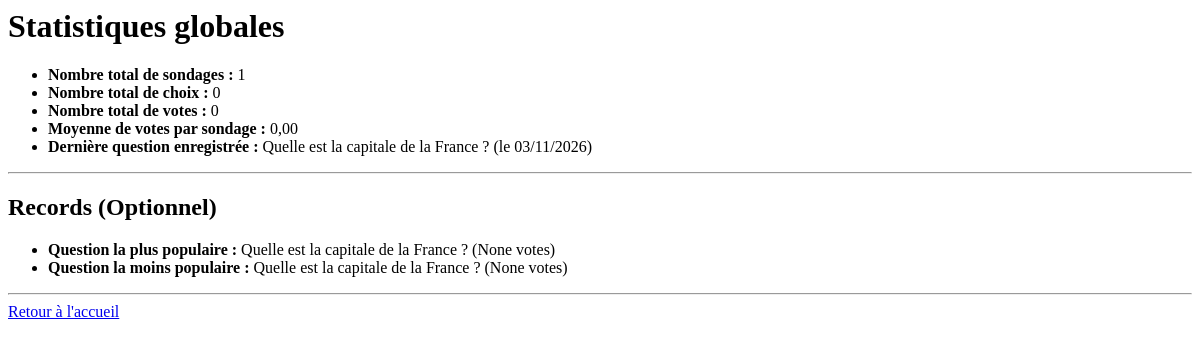
The page /polls/statistics/ on the database as committed earlier.
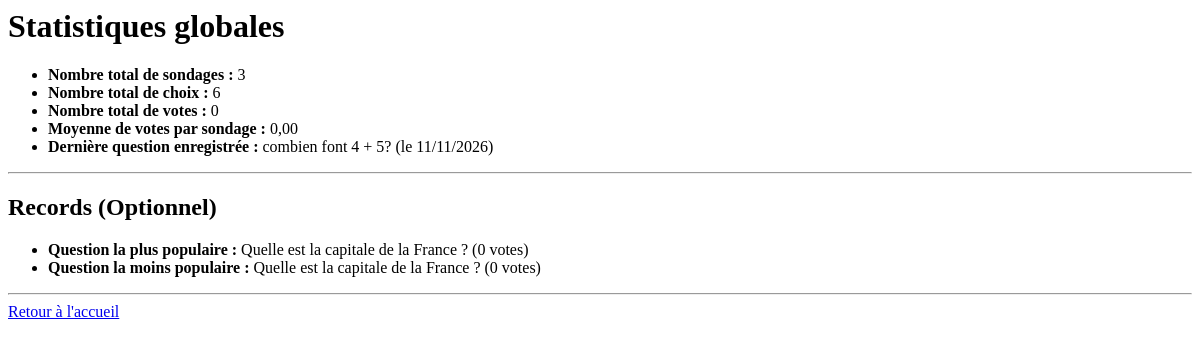
The same page on the database as committed later.
### polls/models.py (models this page shows, shortened)
class Question(models.Model):
    question_text = models.CharField(max_length=200)
    pub_date = models.DateTimeField('date published')
    @classmethod
    def get_most_popular(cls):
        return cls.objects.annotate(total_votes=Sum('choice__votes')).order_by('-total_votes').first()
    @classmethod
    def get_least_popular(cls):
        return cls.objects.annotate(total_votes=Sum('choice__votes')).order_by('total_votes').first()

### polls/views.py (the view)
# urls.py: path("statistics/", views.statistics, name="statistics"),
def statistics(request):
    nb_sondages = Question.objects.count()
    nb_choix = Choice.objects.count()
    total_votes_dict = Choice.objects.aggregate(total=Sum('votes'))
    total_votes = total_votes_dict['total'] or 0
    moyenne_votes = (total_votes / nb_sondages) if nb_sondages > 0 else 0
    derniere_date = Question.objects.aggregate(derniere=Max('pub_date'))['derniere']
    derniere_question = Question.objects.filter(pub_date=derniere_date).first()
    plus_populaire = Question.get_most_popular()
    moins_populaire = Question.get_least_popular()
    return render(request, "polls/statistics.html", {
        "nb_sondages": nb_sondages,
        "nb_choix": nb_choix,
        "total_votes": total_votes,
        "moyenne_votes": moyenne_votes,
        "derniere_question": derniere_question,
        "plus_populaire": plus_populaire,
        "moins_populaire": moins_populaire,
    })

### polls/templates/polls/statistics.html
<h1>Statistiques globales</h1>
<ul>
    <li><strong>Nombre total de sondages :</strong> {{ nb_sondages }}</li>
    <li><strong>Nombre total de choix :</strong> {{ nb_choix }}</li>
    <li><strong>Nombre total de votes :</strong> {{ total_votes }}</li>
    <li><strong>Moyenne de votes par sondage :</strong> {{ moyenne_votes|floatformat:2 }}</li>
    {% if derniere_question %}
        <li><strong>Dernière question enregistrée :</strong> {{ derniere_question.question_text }} (le {{ derniere_question.pub_date|date:"d/m/Y" }})</li>
    {% endif %}
</ul>
<hr>
<h2>Records (Optionnel)</h2>
<ul>
    {% if plus_populaire %}
        <li><strong>Question la plus populaire :</strong> {{ plus_populaire.question_text }} ({{ plus_populaire.total_votes }} votes)</li>
    {% else %}
        <li>Aucun vote enregistré pour le moment.</li>
    {% endif %}
    {% if moins_populaire %}
        <li><strong>Question la moins populaire :</strong> {{ moins_populaire.question_text }} ({{ moins_populaire.total_votes }} votes)</li>
    {% endif %}
</ul>
<hr>
<a href="{% url 'polls:index' %}">Retour à l'accueil</a>

Rows that differ between the two databases and show on the page:
added Question: question_text "combien font 4 + 5?", pub_date "11/11/2026"
changed Question "Quelle est la capitale de la France ?": total_votes "None" → "0"
Other text that changed with them:
{{ nb_sondages }}: "1" → "3"
{{ nb_choix }}: "0" → "6"
{{ derniere_question.question_text }}: "Quelle est la capitale de la France ?" → "combien font 4 + 5?"
{{ derniere_question.pub_date|date:"d/m/Y" }}: "03/11/2026" → "11/11/2026"
